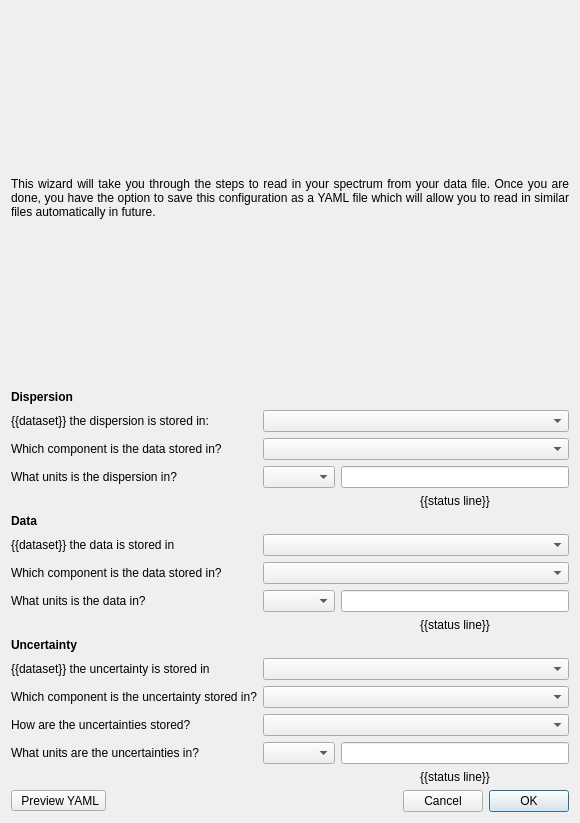
<?xml version="1.0" encoding="UTF-8"?>
<ui version="4.0">
 <class>Dialog</class>
 <widget class="QDialog" name="Dialog">
  <property name="geometry">
   <rect>
    <x>0</x>
    <y>0</y>
    <width>580</width>
    <height>823</height>
   </rect>
  </property>
  <property name="windowTitle">
   <string>Dialog</string>
  </property>
  <layout class="QVBoxLayout" name="verticalLayout_2">
   <item>
    <widget class="QLabel" name="label">
     <property name="sizePolicy">
      <sizepolicy hsizetype="Preferred" vsizetype="Minimum">
       <horstretch>0</horstretch>
       <verstretch>0</verstretch>
      </sizepolicy>
     </property>
     <property name="text">
      <string>This wizard will take you through the steps to read in your spectrum from your data file. Once you are done, you have the option to save this configuration as a YAML file which will allow you to read in similar files automatically in future.</string>
     </property>
     <property name="alignment">
      <set>Qt::AlignJustify|Qt::AlignVCenter</set>
     </property>
     <property name="wordWrap">
      <bool>true</bool>
     </property>
    </widget>
   </item>
   <item>
    <layout class="QGridLayout" name="gridLayout">
     <item row="2" column="1" colspan="2">
      <widget class="QComboBox" name="combo_dispersion_component"/>
     </item>
     <item row="11" column="1" colspan="2">
      <widget class="QComboBox" name="combo_uncertainty_dataset"/>
     </item>
     <item row="1" column="0">
      <widget class="QLabel" name="label_dispersion_dataset">
       <property name="text">
        <string>{{dataset}} the dispersion is stored in:</string>
       </property>
      </widget>
     </item>
     <item row="3" column="2">
      <widget class="QLineEdit" name="value_dispersion_units">
       <property name="placeholderText">
        <string/>
       </property>
      </widget>
     </item>
     <item row="10" column="0">
      <widget class="QLabel" name="label_4">
       <property name="font">
        <font>
         <weight>75</weight>
         <bold>true</bold>
        </font>
       </property>
       <property name="text">
        <string>Uncertainty</string>
       </property>
      </widget>
     </item>
     <item row="4" column="2">
      <widget class="QLabel" name="label_dispersion_status">
       <property name="text">
        <string>{{status line}}</string>
       </property>
       <property name="alignment">
        <set>Qt::AlignCenter</set>
       </property>
      </widget>
     </item>
     <item row="3" column="1">
      <widget class="QComboBox" name="combo_dispersion_units">
       <property name="sizeAdjustPolicy">
        <enum>QComboBox::AdjustToContentsOnFirstShow</enum>
       </property>
      </widget>
     </item>
     <item row="9" column="2">
      <widget class="QLabel" name="label_data_status">
       <property name="text">
        <string>{{status line}}</string>
       </property>
       <property name="alignment">
        <set>Qt::AlignCenter</set>
       </property>
      </widget>
     </item>
     <item row="8" column="1">
      <widget class="QComboBox" name="combo_data_units">
       <property name="sizeAdjustPolicy">
        <enum>QComboBox::AdjustToContentsOnFirstShow</enum>
       </property>
      </widget>
     </item>
     <item row="11" column="0">
      <widget class="QLabel" name="label_uncertainty_dataset">
       <property name="text">
        <string>{{dataset}} the uncertainty is stored in</string>
       </property>
      </widget>
     </item>
     <item row="7" column="0">
      <widget class="QLabel" name="label_data_component">
       <property name="text">
        <string>Which component is the data stored in?</string>
       </property>
      </widget>
     </item>
     <item row="5" column="0">
      <widget class="QLabel" name="label_3">
       <property name="font">
        <font>
         <weight>75</weight>
         <bold>true</bold>
        </font>
       </property>
       <property name="text">
        <string>Data</string>
       </property>
      </widget>
     </item>
     <item row="6" column="0">
      <widget class="QLabel" name="label_data_dataset">
       <property name="text">
        <string>{{dataset}} the data is stored in</string>
       </property>
      </widget>
     </item>
     <item row="12" column="0">
      <widget class="QLabel" name="label_uncertainty_component">
       <property name="text">
        <string>Which component is the uncertainty stored in?</string>
       </property>
      </widget>
     </item>
     <item row="1" column="1" colspan="2">
      <widget class="QComboBox" name="combo_dispersion_dataset"/>
     </item>
     <item row="2" column="0">
      <widget class="QLabel" name="label_dispersion_component">
       <property name="text">
        <string>Which component is the data stored in?</string>
       </property>
      </widget>
     </item>
     <item row="15" column="2">
      <widget class="QLabel" name="label_uncertainty_status">
       <property name="text">
        <string>{{status line}}</string>
       </property>
       <property name="alignment">
        <set>Qt::AlignCenter</set>
       </property>
      </widget>
     </item>
     <item row="8" column="0">
      <widget class="QLabel" name="label_data_units">
       <property name="text">
        <string>What units is the data in?</string>
       </property>
      </widget>
     </item>
     <item row="0" column="0">
      <widget class="QLabel" name="label_2">
       <property name="font">
        <font>
         <weight>75</weight>
         <bold>true</bold>
        </font>
       </property>
       <property name="text">
        <string>Dispersion</string>
       </property>
      </widget>
     </item>
     <item row="3" column="0">
      <widget class="QLabel" name="label_dispersion_units">
       <property name="text">
        <string>What units is the dispersion in?</string>
       </property>
      </widget>
     </item>
     <item row="12" column="1" colspan="2">
      <widget class="QComboBox" name="combo_uncertainty_component"/>
     </item>
     <item row="7" column="1" colspan="2">
      <widget class="QComboBox" name="combo_data_component"/>
     </item>
     <item row="14" column="0">
      <widget class="QLabel" name="label_uncertainty_units">
       <property name="text">
        <string>What units are the uncertainties in?</string>
       </property>
      </widget>
     </item>
     <item row="8" column="2">
      <widget class="QLineEdit" name="value_data_units">
       <property name="placeholderText">
        <string/>
       </property>
      </widget>
     </item>
     <item row="14" column="1">
      <widget class="QComboBox" name="combo_uncertainty_units">
       <property name="sizeAdjustPolicy">
        <enum>QComboBox::AdjustToContentsOnFirstShow</enum>
       </property>
      </widget>
     </item>
     <item row="6" column="1" colspan="2">
      <widget class="QComboBox" name="combo_data_dataset"/>
     </item>
     <item row="14" column="2">
      <widget class="QLineEdit" name="value_uncertainty_units">
       <property name="placeholderText">
        <string/>
       </property>
      </widget>
     </item>
     <item row="13" column="0">
      <widget class="QLabel" name="label_uncertainty_type">
       <property name="text">
        <string>How are the uncertainties stored?</string>
       </property>
      </widget>
     </item>
     <item row="13" column="1" colspan="2">
      <widget class="QComboBox" name="combo_uncertainty_type"/>
     </item>
    </layout>
   </item>
   <item>
    <layout class="QVBoxLayout" name="layout_preview"/>
   </item>
   <item>
    <layout class="QHBoxLayout" name="horizontalLayout">
     <item>
      <widget class="QToolButton" name="button_yaml">
       <property name="text">
        <string> Preview YAML</string>
       </property>
       <property name="checkable">
        <bool>true</bool>
       </property>
      </widget>
     </item>
     <item>
      <spacer name="horizontalSpacer">
       <property name="orientation">
        <enum>Qt::Horizontal</enum>
       </property>
       <property name="sizeHint" stdset="0">
        <size>
         <width>40</width>
         <height>20</height>
        </size>
       </property>
      </spacer>
     </item>
     <item>
      <widget class="QPushButton" name="button_cancel">
       <property name="text">
        <string>Cancel</string>
       </property>
      </widget>
     </item>
     <item>
      <widget class="QPushButton" name="button_ok">
       <property name="text">
        <string>OK</string>
       </property>
       <property name="default">
        <bool>true</bool>
       </property>
      </widget>
     </item>
    </layout>
   </item>
  </layout>
 </widget>
 <resources/>
 <connections/>
</ui>
